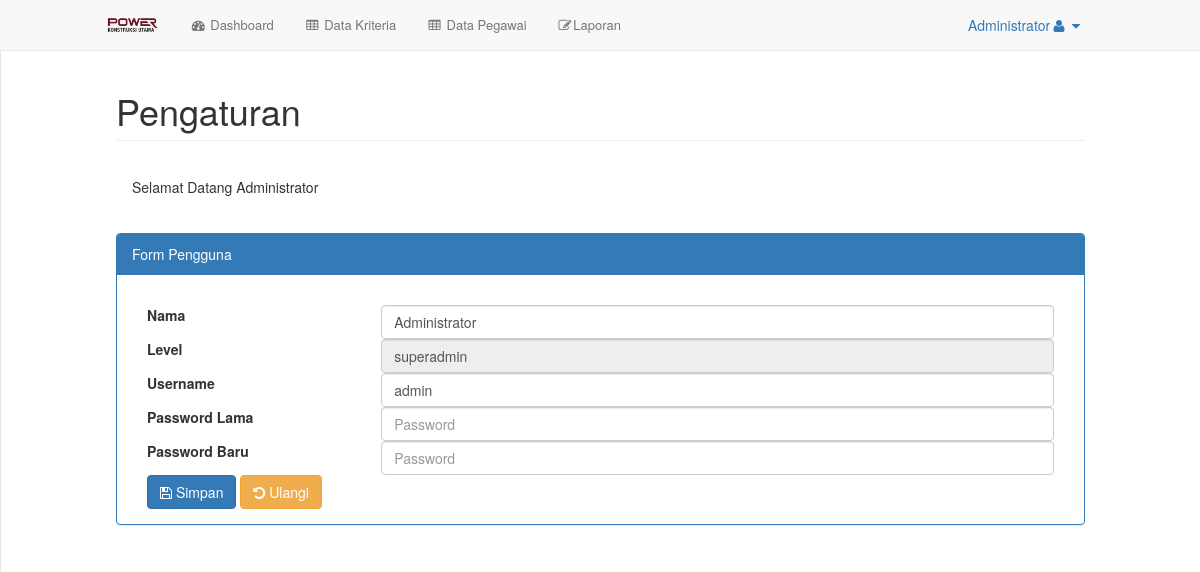
The app's page /index.php?url=pengaturan (signed in) with its own data.
### tables this page shows
CREATE TABLE `pengguna` (
  `id` int(11) NOT NULL,
  `nama` varchar(255) NOT NULL,
  `email` varchar(50) DEFAULT NULL,
  `username` varchar(50) NOT NULL,
  `password` varchar(100) NOT NULL,
  `level` varchar(30) NOT NULL
);

### config/routes.php (called while the page is built, shortened)
<?php
$include = [];
if (isset($_GET['url'])) {
	switch ($_GET['url']) {
		case 'pengaturan':
			$include[] = 'halaman/pengguna/pengaturan.php';
			break;
	}
} else {
	$include[] = 'halaman/dashboard.php';
}

### config/pengguna/load_pengguna.php (called while the page is built)
<?php
include 'config/koneksi.php';
$id = $_SESSION['id'];
$hasil = mysqli_query($koneksi, "SELECT * FROM pengguna where id='$id'");
while ($data = mysqli_fetch_assoc($hasil)) {
	$data_pengguna[] = $data;
}
 ?>

### halaman/pengguna/pengaturan.php (the view)
<div id="page-wrapper">
    <div class="container-fluid">
        <div class="row">
            <div class="col-lg-12">
                <h1 class="page-header">Pengaturan</h1>
            </div>
        </div>
        <div class="row">
            <div class="col-lg-12">
                <?php if(isset($_SESSION['pesan'])): ?>
                    <div class="alert alert-<?php echo $_SESSION['warna']; ?> ">
                        <?php echo $_SESSION['pesan']; unset($_SESSION['pesan']) ?>
                    </div>
                <?php endif; ?>
            </div>
        </div>
        <div class="row">
        	<div class="col-lg-12">
        		<div class="panel panel-primary">
        			<div class="panel-heading">
        				Form Pengguna
        			</div>
        			<div class="panel-body">
        				<form action="config/pengguna/proses_ubah_profile.php" method="post">
                            <div class="form-group">
                                <div class="col-lg-3">
                                    <label>Nama</label>
                                </div>
                                <div class="col-lg-9">
                                    <input class="form-control" type="text" name="nama" placeholder="Nama" value="<?php if(isset($data_pengguna)) echo $data_pengguna[0]['nama']; ?>" >
                                </div>
                            </div>
        					<div class="form-group">
                                <div class="col-lg-3">
                                    <label>Level</label>
                                </div>
                                <div class="col-lg-9">
                                    <input class="form-control" type="text" name="level" placeholder="Level" value="<?php if(isset($data_pengguna)) echo $data_pengguna[0]['level']; ?>" disabled>
                                </div>
                            </div>
                            <div class="form-group">
                                <div class="col-lg-3">
                                    <label>Username</label>
                                </div>
                                <div class="col-lg-9">
                                    <input class="form-control" type="text" name="username" placeholder="Username" value="<?php if(isset($data_pengguna)) echo $data_pengguna[0]['username']; ?>" >
                                </div>
                            </div>
                            <div class="form-group">
                                <div class="col-lg-3">
                                    <label>Password Lama</label>
                                </div>
                                <div class="col-lg-9">
                                    <input class="form-control" type="password" name="password_lama" placeholder="Password">
                                </div>
                            </div>
                            <div class="form-group">
                                <div class="col-lg-3">
                                    <label>Password Baru</label>
                                </div>
                                <div class="col-lg-9">
                                    <input class="form-control" type="password" name="password_baru" placeholder="Password">
                                </div>
                            </div>
        					<div class="form-group">
		<div class="col-lg-12">
			<button type="submit" class="btn btn-md btn-primary"><i class="fa fa-save"></i> Simpan</button>
			<button type="reset" class="btn btn-md btn-warning"><i class="fa fa-undo"></i> Ulangi</button>
		</div>
	</div>
        				</form>
        			</div>
        		</div>
        	</div>
        </div>
    </div>
</div>

### index.php (shortened to what this page needs)
<?php
include 'config/routes.php';
 include 'halaman/header.php';
foreach ($req as $key => $value) {
	require_once $value;
}
foreach ($include as $key => $value) {
	require_once $value;
}
include 'halaman/footer.php';
?>

### halaman/header.php (style rules this page uses)
@media (min-width: 768px) { #page-wrapper { position: inherit; margin: auto; padding: 0 100px; border-left: 1px solid #e7e7e7; } }

### records on screen
pengguna: nama "Administrator", level "superadmin", username "admin"

### other values on screen
$_SESSION['nama'] "Administrator"
